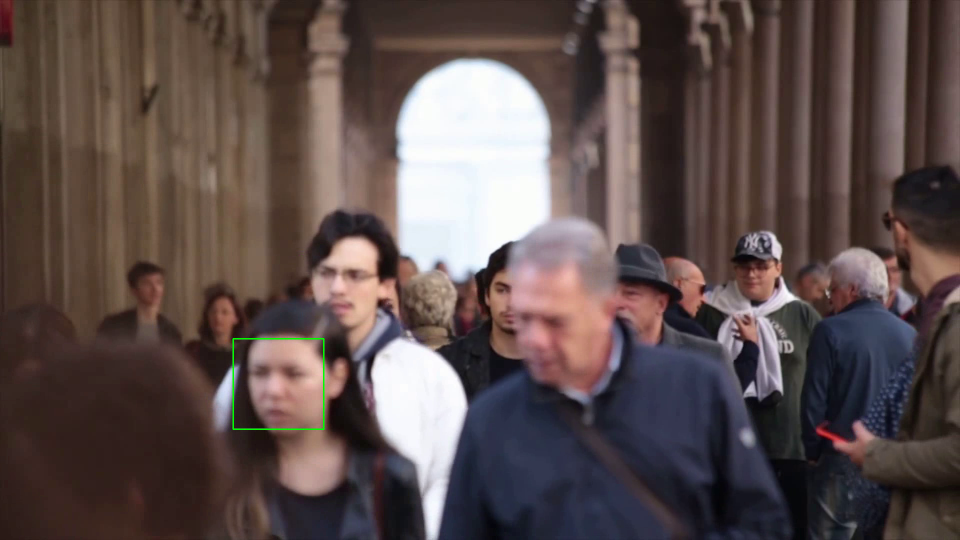
#> input picture frame 15 of people_detected.mp4, 1920 x 1080 px, given in place of people.mp4, which was not available (shown at 1/2 size)
$ jupyter execute 'Face Detetction using OpenCV.ipynb'   (text cells are left out)
#> lines starting #> are read from the running program, lines starting #| are printed output that depends on the picture; after the words box and inside, x2 and y2 are one past the last pixel; in counts of white or black regions, pixels touching at a corner belong together; pictures that were not available may be replaced by others from this repository, and a replacement may not be noted
[cell 1]
#Import OpenCV Library
import cv2

[cell 2]
#Load HaarCascade for face
#Source : https://github.com/opencv/opencv/tree/master/data/haarcascades
face = cv2.CascadeClassifier('haarcascade_frontalface_default.xml')

[cell 3]
#Function to convert color image to grayscale
def convertToGrayscale(frame):
    gray = cv2.cvtColor(frame, cv2.COLOR_BGR2GRAY)
    return gray

[cell 4]
#Face Detection
def detect(gray, frame):
    faces = face.detectMultiScale(gray, 1.3, 5)
    for (x_coordinate, y_coordinate, width, height) in faces:

        #Draw rectangle over detected faces
        cv2.rectangle(frame, (x_coordinate, y_coordinate), (x_coordinate+width, y_coordinate+height), (0,255,0), 2)
        return frame

[cell 5]
#Read video from file
video_input = cv2.VideoCapture('people.mp4')

#Get the frame width and height for writing video back into file
frame_width = int(video_input.get(3))
frame_height = int(video_input.get(4))

#Define codec and video writer
out = cv2.VideoWriter('people_detected.mp4',cv2.VideoWriter_fourcc(*'MP4V'), 23.98, (frame_width,frame_height))

#face detection if video is successfully loaded. If opening video fails it will display an error message.
while(video_input.isOpened()):

    #Read frame
    ret, frame = video_input.read()
#> frame is the input picture: shape (1080, 1920, 3); mean B, G, R 76.5, 78.4, 93.2

    #Detection if frame successfully read
    if ret:
        gray = cv2.cvtColor(frame, cv2.COLOR_BGR2GRAY)
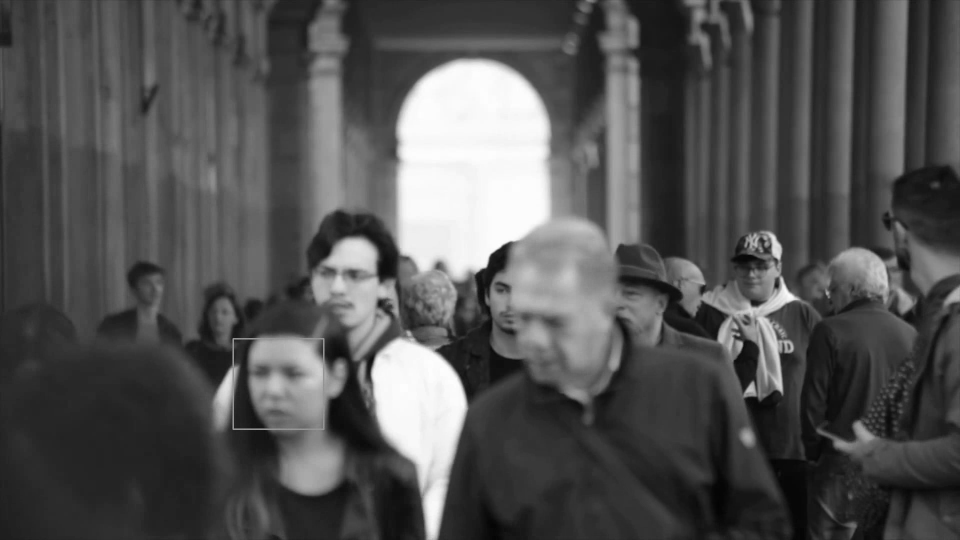
#> gray: shape (1080, 1920) (shown at 1/2 size); min 0, max 255, mean 82.6
        detected_frame = detect(gray, frame)
#> in detect, `faces = face.detectMultiScale(gray, 1.3, 5)`: faces = [[278, 544, 62, 62], [410, 598, 64, 64], [600, 487, 165, 165], [464, 676, 183, 183]]
#> the loop in detect, `for (x_coordinate, y_coordinate, width, height) in faces:` made 1 pass
#> after the loop in detect, `for (x_coordinate, y_coordinate, width, height) in faces:`: frame: shape (1080, 1920, 3); 0.04% of pixels changed, all inside (x1, y1, x2, y2) = (277, 543, 342, 608)

        #Displaying the output and writing video to file
        if detected_frame is not None:
            out.write(detected_frame)
            cv2.imshow('Video', detected_frame)
        else:
            break
    else:
        print("Error reading from file!")

    #Type 'q' anytime to quit
    if cv2.waitKey(1) & 0xFF == ord('q'):
#> (key q is pressed here)
        break
else:
    print("Error opening Video!")

video_input.release()
cv2.destroyAllWindows()


$ run again, starting later in the video
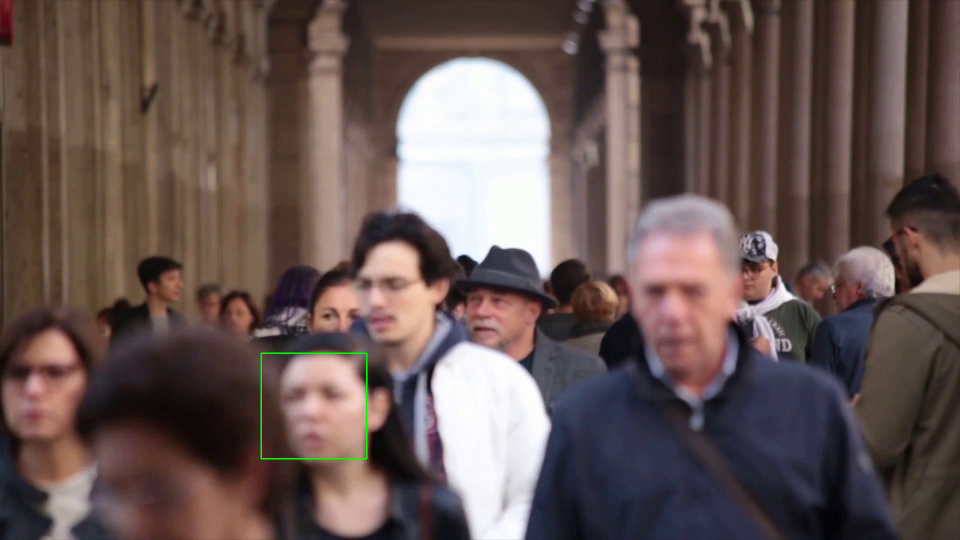
#> input picture frame 69 of people_detected.mp4, 1920 x 1080 px, given in place of people.mp4, which was not available (shown at 1/2 size)
#> frame is the input picture: shape (1080, 1920, 3); mean B, G, R 83, 85.8, 102.9
#> `gray = cv2.cvtColor(frame, cv2.COLOR_BGR2GRAY)`:
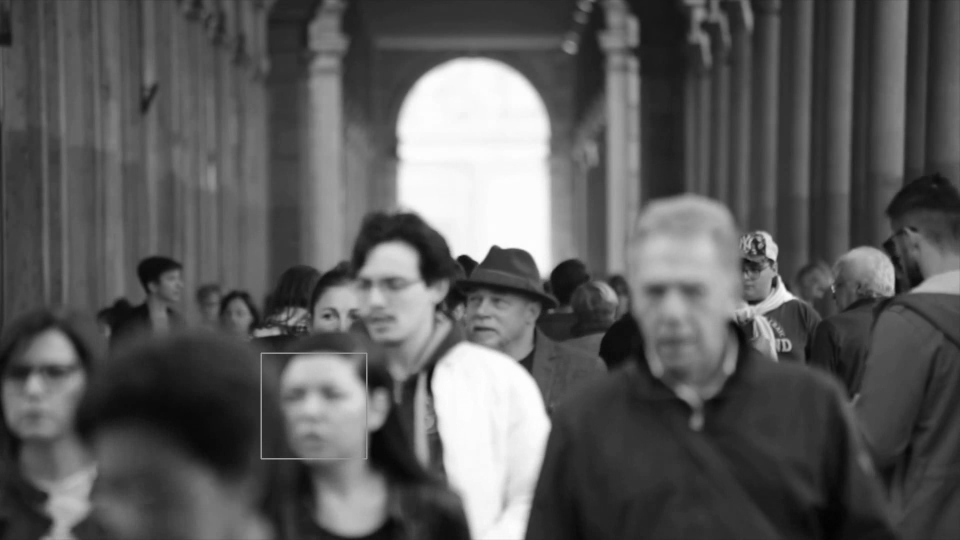
#> gray: shape (1080, 1920) (shown at 1/2 size); min 2, max 255, mean 90.6
#> faces = [[668, 502, 177, 177], [526, 708, 206, 206], [1235, 495, 233, 233]]
#> the loop in detect, `for (x_coordinate, y_coordinate, width, height) in faces:` made 1 pass
#> after the loop in detect, `for (x_coordinate, y_coordinate, width, height) in faces:`:
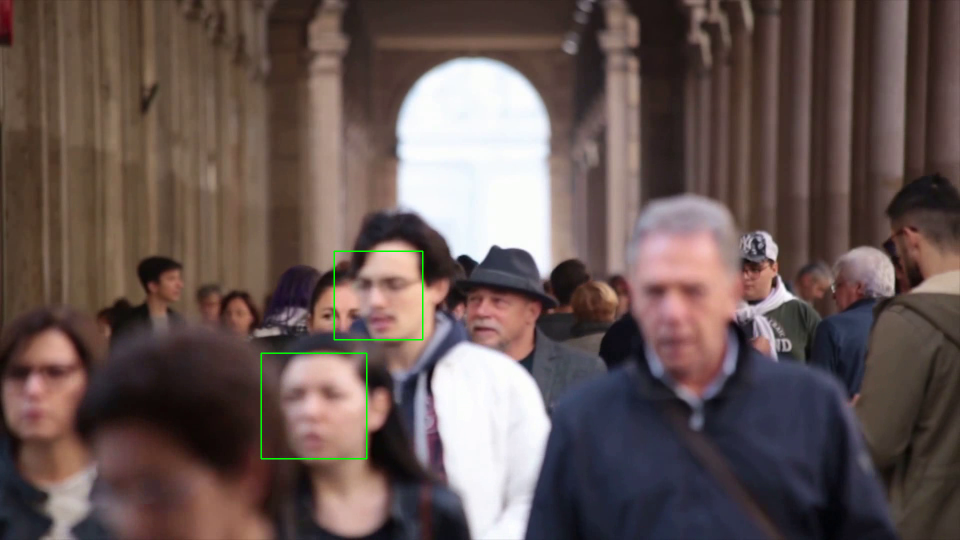
#> frame: shape (1080, 1920, 3) (shown at 1/2 size); 0.1% of pixels changed, all inside (x1, y1, x2, y2) = (667, 501, 847, 681)

$ run again, starting later in the video
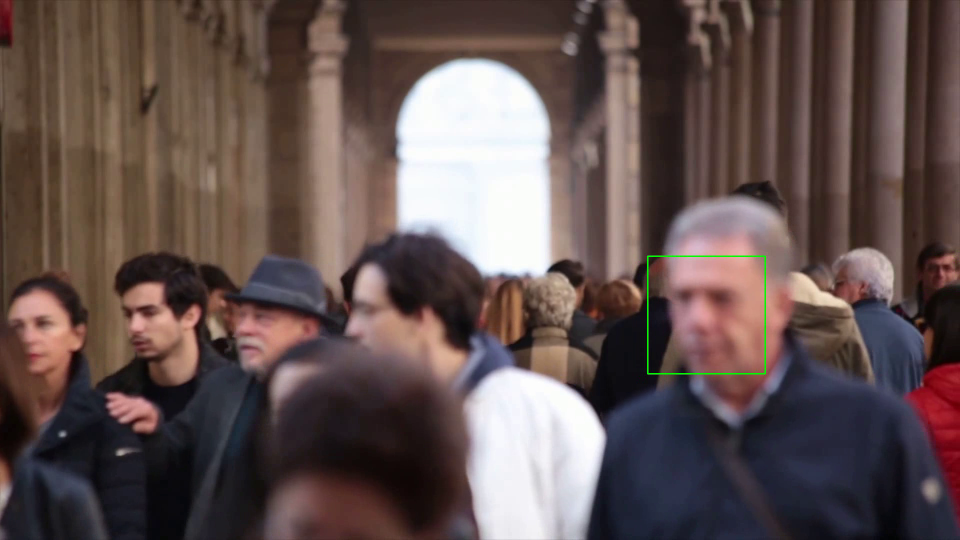
#> input picture frame 124 of people_detected.mp4, 1920 x 1080 px, given in place of people.mp4, which was not available (shown at 1/2 size)
#> frame is the input picture: shape (1080, 1920, 3); mean B, G, R 79.3, 81.6, 98.3
#> `gray = cv2.cvtColor(frame, cv2.COLOR_BGR2GRAY)`:
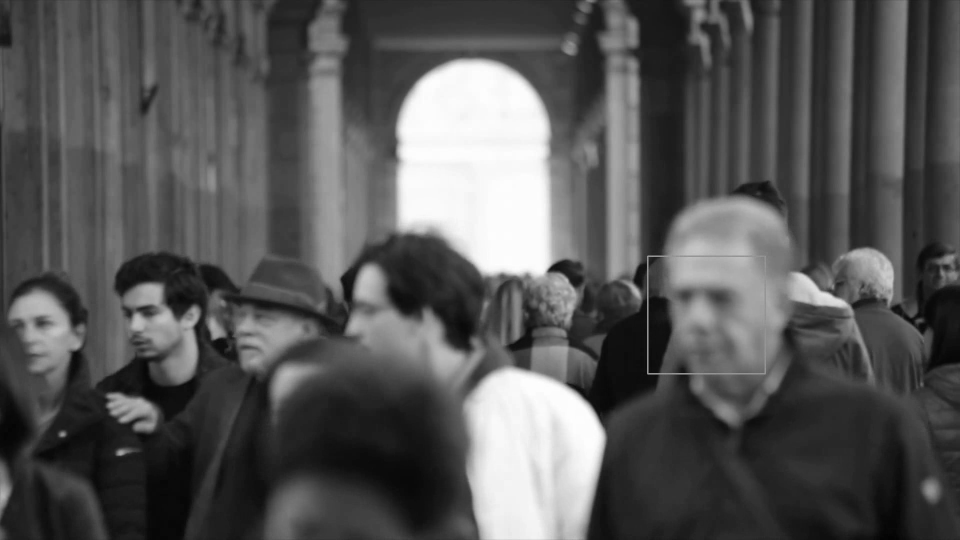
#> gray: shape (1080, 1920) (shown at 1/2 size); min 2, max 255, mean 86.3
#> faces = [[1848, 512, 63, 63], [455, 640, 83, 83], [202, 571, 147, 147]]
#> the loop in detect, `for (x_coordinate, y_coordinate, width, height) in faces:` made 1 pass
